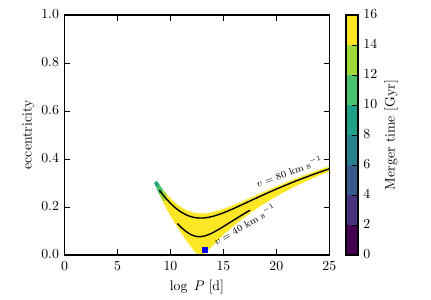

This chart was generated by the following Python code:
#!/usr/bin/env python
import matplotlib.pyplot as plt
import matplotlib as mpl
from pylab import *
import numpy as np
import sys
sys.path.insert(0, '../')
import kicks
params = {'backend': 'pdf',
          'figure.figsize': [4.3, 3.0],
          'font.family':'serif',
          'font.size':10,
          'font.serif': 'Times Roman',
          'axes.titlesize': 'medium',
          'axes.labelsize': 'medium',
          'legend.fontsize': 8,
          'legend.frameon' : False,
          'text.usetex': True,
          'figure.dpi': 600,
          'lines.markersize': 4,
          'lines.linewidth': 3,
          'lines.antialiased': False,
          'path.simplify': False,
          'legend.handlelength':3,
          'figure.subplot.bottom':0.15,
          'figure.subplot.top':0.95,
          'figure.subplot.left':0.15,
          'figure.subplot.right':0.92}

hexcols = ['#332288', '#88CCEE', '#44AA99', '#117733', '#999933', '#DDCC77',\
        '#CC6677', '#882255', '#AA4499', '#661100', '#6699CC', '#AA4466','#4477AA']

mpl.rcParams.update(params)

import colormaps as cmaps
plt.register_cmap(name='viridis', cmap=cmaps.viridis)
plt.set_cmap(cmaps.viridis)

data = np.loadtxt("../kick.data")
orbit = kicks.post_kick_parameters_P(12.7,49,136,45,0,0,0)

norm = mpl.colors.Normalize(vmin=0,vmax=16)

fig, axes= plt.subplots(1)
scatter = axes.scatter(data[:,3][np.logical_and(data[:,5]>0,True)],\
        data[:,4][np.logical_and(data[:,5]>0,True)], c=data[:,5][np.logical_and(data[:,5]>0,True)],\
        marker="o", s=5, linewidth='0', cmap = "viridis", norm=norm, rasterized = True)
axes.scatter(orbit[0], orbit[1], marker="s", s=20, linewidth='0')

for kickv in [40,80]:
    orbit = [kicks.post_kick_parameters_P(12.7,49,136,45,kickv,theta,0) \
            for theta in np.linspace(0,math.pi,50)]
    orbit = np.array(orbit)
    axes.plot(orbit[:,0],orbit[:,1],"k-",linewidth=1)

axes.text(14,0.18,"$v=40\\;{\\rm km\\;s^{-1}}$", rotation =30, fontsize = 7)
axes.text(18,0.38,"$v=80\\;{\\rm km\\;s^{-1}}$", rotation =20, fontsize = 7)

cbar = plt.colorbar(scatter)
cbar.set_label("Merger time ${\\rm[Gyr]}$")
axes.set_xlabel("$\\log\\;P\\;{\\rm[d]}$")
axes.set_ylabel("eccentricity")
axes.set_xlim([0,25])
axes.set_ylim([0,1])
axes.legend(loc="best", scatterpoints=1)
#CS = plt.contour(lg_mass, vrot, He, levels=[0.3,0.5,0.7])
#plt.clabel(CS, inline=1, fontsize=10)

plt.savefig("kick_result2.pdf")
plt.clf()
plt.close(plt.gcf())
